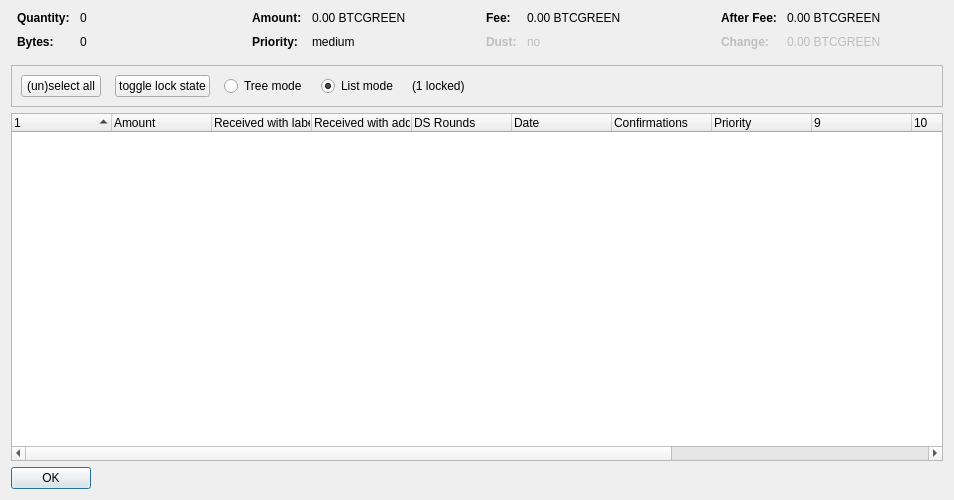
<?xml version="1.0" encoding="UTF-8"?>
<ui version="4.0">
 <class>CoinControlDialog</class>
 <widget class="QDialog" name="CoinControlDialog">
  <property name="geometry">
   <rect>
    <x>0</x>
    <y>0</y>
    <width>954</width>
    <height>500</height>
   </rect>
  </property>
  <property name="windowTitle">
   <string>Coin Selection</string>
  </property>
  <layout class="QVBoxLayout" name="verticalLayout">
   <item>
    <layout class="QHBoxLayout" name="horizontalLayoutTop" stretch="0,0,0,0">
     <property name="topMargin">
      <number>0</number>
     </property>
     <property name="bottomMargin">
      <number>10</number>
     </property>
     <item>
      <layout class="QFormLayout" name="formLayoutCoinControl1">
       <property name="horizontalSpacing">
        <number>10</number>
       </property>
       <property name="verticalSpacing">
        <number>10</number>
       </property>
       <property name="leftMargin">
        <number>6</number>
       </property>
       <property name="rightMargin">
        <number>6</number>
       </property>
       <item row="0" column="0">
        <widget class="QLabel" name="labelCoinControlQuantityText">
         <property name="font">
          <font>
           <weight>75</weight>
           <bold>true</bold>
          </font>
         </property>
         <property name="text">
          <string>Quantity:</string>
         </property>
        </widget>
       </item>
       <item row="0" column="1">
        <widget class="QLabel" name="labelCoinControlQuantity">
         <property name="cursor">
          <cursorShape>IBeamCursor</cursorShape>
         </property>
         <property name="contextMenuPolicy">
          <enum>Qt::ActionsContextMenu</enum>
         </property>
         <property name="text">
          <string notr="true">0</string>
         </property>
         <property name="textInteractionFlags">
          <set>Qt::LinksAccessibleByMouse|Qt::TextSelectableByKeyboard|Qt::TextSelectableByMouse</set>
         </property>
        </widget>
       </item>
       <item row="1" column="0">
        <widget class="QLabel" name="labelCoinControlBytesText">
         <property name="font">
          <font>
           <weight>75</weight>
           <bold>true</bold>
          </font>
         </property>
         <property name="text">
          <string>Bytes:</string>
         </property>
        </widget>
       </item>
       <item row="1" column="1">
        <widget class="QLabel" name="labelCoinControlBytes">
         <property name="cursor">
          <cursorShape>IBeamCursor</cursorShape>
         </property>
         <property name="contextMenuPolicy">
          <enum>Qt::ActionsContextMenu</enum>
         </property>
         <property name="text">
          <string notr="true">0</string>
         </property>
         <property name="textInteractionFlags">
          <set>Qt::LinksAccessibleByMouse|Qt::TextSelectableByKeyboard|Qt::TextSelectableByMouse</set>
         </property>
        </widget>
       </item>
      </layout>
     </item>
     <item>
      <layout class="QFormLayout" name="formLayoutCoinControl2">
       <property name="horizontalSpacing">
        <number>10</number>
       </property>
       <property name="verticalSpacing">
        <number>10</number>
       </property>
       <property name="leftMargin">
        <number>6</number>
       </property>
       <property name="rightMargin">
        <number>6</number>
       </property>
       <item row="0" column="0">
        <widget class="QLabel" name="labelCoinControlAmountText">
         <property name="font">
          <font>
           <weight>75</weight>
           <bold>true</bold>
          </font>
         </property>
         <property name="text">
          <string>Amount:</string>
         </property>
        </widget>
       </item>
       <item row="0" column="1">
        <widget class="QLabel" name="labelCoinControlAmount">
         <property name="cursor">
          <cursorShape>IBeamCursor</cursorShape>
         </property>
         <property name="contextMenuPolicy">
          <enum>Qt::ActionsContextMenu</enum>
         </property>
         <property name="text">
          <string notr="true">0.00 BTCGREEN</string>
         </property>
         <property name="textInteractionFlags">
          <set>Qt::LinksAccessibleByMouse|Qt::TextSelectableByKeyboard|Qt::TextSelectableByMouse</set>
         </property>
        </widget>
       </item>
       <item row="1" column="0">
        <widget class="QLabel" name="labelCoinControlPriorityText">
         <property name="font">
          <font>
           <weight>75</weight>
           <bold>true</bold>
          </font>
         </property>
         <property name="text">
          <string>Priority:</string>
         </property>
        </widget>
       </item>
       <item row="1" column="1">
        <widget class="QLabel" name="labelCoinControlPriority">
         <property name="cursor">
          <cursorShape>IBeamCursor</cursorShape>
         </property>
         <property name="contextMenuPolicy">
          <enum>Qt::ActionsContextMenu</enum>
         </property>
         <property name="text">
          <string>medium</string>
         </property>
         <property name="textInteractionFlags">
          <set>Qt::LinksAccessibleByMouse|Qt::TextSelectableByKeyboard|Qt::TextSelectableByMouse</set>
         </property>
        </widget>
       </item>
      </layout>
     </item>
     <item>
      <layout class="QFormLayout" name="formLayoutCoinControl3">
       <property name="horizontalSpacing">
        <number>10</number>
       </property>
       <property name="verticalSpacing">
        <number>10</number>
       </property>
       <property name="leftMargin">
        <number>6</number>
       </property>
       <property name="rightMargin">
        <number>6</number>
       </property>
       <item row="0" column="0">
        <widget class="QLabel" name="labelCoinControlFeeText">
         <property name="font">
          <font>
           <weight>75</weight>
           <bold>true</bold>
          </font>
         </property>
         <property name="text">
          <string>Fee:</string>
         </property>
        </widget>
       </item>
       <item row="0" column="1">
        <widget class="QLabel" name="labelCoinControlFee">
         <property name="cursor">
          <cursorShape>IBeamCursor</cursorShape>
         </property>
         <property name="contextMenuPolicy">
          <enum>Qt::ActionsContextMenu</enum>
         </property>
         <property name="text">
          <string notr="true">0.00 BTCGREEN</string>
         </property>
         <property name="textInteractionFlags">
          <set>Qt::LinksAccessibleByMouse|Qt::TextSelectableByKeyboard|Qt::TextSelectableByMouse</set>
         </property>
        </widget>
       </item>
       <item row="1" column="0">
        <widget class="QLabel" name="labelCoinControlLowOutputText">
         <property name="enabled">
          <bool>false</bool>
         </property>
         <property name="font">
          <font>
           <weight>75</weight>
           <bold>true</bold>
          </font>
         </property>
         <property name="text">
          <string>Dust:</string>
         </property>
        </widget>
       </item>
       <item row="1" column="1">
        <widget class="QLabel" name="labelCoinControlLowOutput">
         <property name="enabled">
          <bool>false</bool>
         </property>
         <property name="cursor">
          <cursorShape>IBeamCursor</cursorShape>
         </property>
         <property name="contextMenuPolicy">
          <enum>Qt::ActionsContextMenu</enum>
         </property>
         <property name="text">
          <string>no</string>
         </property>
         <property name="textInteractionFlags">
          <set>Qt::LinksAccessibleByMouse|Qt::TextSelectableByKeyboard|Qt::TextSelectableByMouse</set>
         </property>
        </widget>
       </item>
      </layout>
     </item>
     <item>
      <layout class="QFormLayout" name="formLayoutCoinControl4">
       <property name="horizontalSpacing">
        <number>10</number>
       </property>
       <property name="verticalSpacing">
        <number>10</number>
       </property>
       <property name="leftMargin">
        <number>6</number>
       </property>
       <property name="rightMargin">
        <number>6</number>
       </property>
       <item row="0" column="0">
        <widget class="QLabel" name="labelCoinControlAfterFeeText">
         <property name="font">
          <font>
           <weight>75</weight>
           <bold>true</bold>
          </font>
         </property>
         <property name="text">
          <string>After Fee:</string>
         </property>
        </widget>
       </item>
       <item row="0" column="1">
        <widget class="QLabel" name="labelCoinControlAfterFee">
         <property name="cursor">
          <cursorShape>IBeamCursor</cursorShape>
         </property>
         <property name="contextMenuPolicy">
          <enum>Qt::ActionsContextMenu</enum>
         </property>
         <property name="text">
          <string notr="true">0.00 BTCGREEN</string>
         </property>
         <property name="textInteractionFlags">
          <set>Qt::LinksAccessibleByMouse|Qt::TextSelectableByKeyboard|Qt::TextSelectableByMouse</set>
         </property>
        </widget>
       </item>
       <item row="1" column="0">
        <widget class="QLabel" name="labelCoinControlChangeText">
         <property name="enabled">
          <bool>false</bool>
         </property>
         <property name="font">
          <font>
           <weight>75</weight>
           <bold>true</bold>
          </font>
         </property>
         <property name="text">
          <string>Change:</string>
         </property>
        </widget>
       </item>
       <item row="1" column="1">
        <widget class="QLabel" name="labelCoinControlChange">
         <property name="enabled">
          <bool>false</bool>
         </property>
         <property name="cursor">
          <cursorShape>IBeamCursor</cursorShape>
         </property>
         <property name="contextMenuPolicy">
          <enum>Qt::ActionsContextMenu</enum>
         </property>
         <property name="text">
          <string notr="true">0.00 BTCGREEN</string>
         </property>
         <property name="textInteractionFlags">
          <set>Qt::LinksAccessibleByMouse|Qt::TextSelectableByKeyboard|Qt::TextSelectableByMouse</set>
         </property>
        </widget>
       </item>
      </layout>
     </item>
    </layout>
   </item>
   <item>
    <widget class="QFrame" name="frame">
     <property name="minimumSize">
      <size>
       <width>0</width>
       <height>40</height>
      </size>
     </property>
     <property name="frameShape">
      <enum>QFrame::StyledPanel</enum>
     </property>
     <property name="frameShadow">
      <enum>QFrame::Sunken</enum>
     </property>
     <layout class="QHBoxLayout" name="horizontalLayout">
      <item>
       <layout class="QHBoxLayout" name="horizontalLayoutPanel" stretch="0,0,0,0,0,0">
        <property name="spacing">
         <number>14</number>
        </property>
        <item>
         <widget class="QPushButton" name="pushButtonSelectAll">
          <property name="sizePolicy">
           <sizepolicy hsizetype="Maximum" vsizetype="Fixed">
            <horstretch>0</horstretch>
            <verstretch>0</verstretch>
           </sizepolicy>
          </property>
          <property name="text">
           <string>(un)select all</string>
          </property>
          <property name="autoDefault">
           <bool>false</bool>
          </property>
         </widget>
        </item>
        <item>
         <widget class="QPushButton" name="pushButtonToggleLock">
          <property name="sizePolicy">
           <sizepolicy hsizetype="Maximum" vsizetype="Fixed">
            <horstretch>0</horstretch>
            <verstretch>0</verstretch>
           </sizepolicy>
          </property>
          <property name="text">
           <string>toggle lock state</string>
          </property>
          <property name="autoDefault">
           <bool>false</bool>
          </property>
         </widget>
        </item>
        <item>
         <widget class="QRadioButton" name="radioTreeMode">
          <property name="sizePolicy">
           <sizepolicy hsizetype="Maximum" vsizetype="Fixed">
            <horstretch>0</horstretch>
            <verstretch>0</verstretch>
           </sizepolicy>
          </property>
          <property name="text">
           <string>Tree mode</string>
          </property>
         </widget>
        </item>
        <item>
         <widget class="QRadioButton" name="radioListMode">
          <property name="sizePolicy">
           <sizepolicy hsizetype="Maximum" vsizetype="Fixed">
            <horstretch>0</horstretch>
            <verstretch>0</verstretch>
           </sizepolicy>
          </property>
          <property name="text">
           <string>List mode</string>
          </property>
          <property name="checked">
           <bool>true</bool>
          </property>
         </widget>
        </item>
        <item>
         <widget class="QLabel" name="labelLocked">
          <property name="text">
           <string>(1 locked)</string>
          </property>
         </widget>
        </item>
        <item>
         <spacer name="horizontalSpacer">
          <property name="orientation">
           <enum>Qt::Horizontal</enum>
          </property>
          <property name="sizeHint" stdset="0">
           <size>
            <width>40</width>
            <height>20</height>
           </size>
          </property>
         </spacer>
        </item>
       </layout>
      </item>
     </layout>
    </widget>
   </item>
   <item>
    <widget class="CoinControlTreeWidget" name="treeWidget">
     <property name="contextMenuPolicy">
      <enum>Qt::CustomContextMenu</enum>
     </property>
     <property name="sortingEnabled">
      <bool>false</bool>
     </property>
     <property name="columnCount">
      <number>13</number>
     </property>
     <attribute name="headerShowSortIndicator" stdset="0">
      <bool>true</bool>
     </attribute>
     <attribute name="headerStretchLastSection">
      <bool>false</bool>
     </attribute>
     <column>
      <property name="text">
       <string/>
      </property>
     </column>
     <column>
      <property name="text">
       <string>Amount</string>
      </property>
     </column>
     <column>
      <property name="text">
       <string>Received with label</string>
      </property>
     </column>
     <column>
      <property name="text">
       <string>Received with address</string>
      </property>
     </column>
     <column>
      <property name="text">
       <string>DS Rounds</string>
      </property>
     </column>
     <column>
      <property name="text">
       <string>Date</string>
      </property>
     </column>
     <column>
      <property name="text">
       <string>Confirmations</string>
      </property>
      <property name="toolTip">
       <string>Confirmed</string>
      </property>
     </column>
     <column>
      <property name="text">
       <string>Priority</string>
      </property>
     </column>
     <column>
      <property name="text">
       <string/>
      </property>
     </column>
     <column>
      <property name="text">
       <string/>
      </property>
     </column>
     <column>
      <property name="text">
       <string/>
      </property>
     </column>
     <column>
      <property name="text">
       <string/>
      </property>
     </column>
     <column>
      <property name="text">
       <string/>
      </property>
     </column>
    </widget>
   </item>
   <item>
    <widget class="QDialogButtonBox" name="buttonBox">
     <property name="sizePolicy">
      <sizepolicy hsizetype="Maximum" vsizetype="Fixed">
       <horstretch>0</horstretch>
       <verstretch>0</verstretch>
      </sizepolicy>
     </property>
     <property name="orientation">
      <enum>Qt::Horizontal</enum>
     </property>
     <property name="standardButtons">
      <set>QDialogButtonBox::Ok</set>
     </property>
    </widget>
   </item>
  </layout>
 </widget>
 <customwidgets>
  <customwidget>
   <class>CoinControlTreeWidget</class>
   <extends>QTreeWidget</extends>
   <header>coincontroltreewidget.h</header>
  </customwidget>
 </customwidgets>
 <resources/>
 <connections/>
</ui>
